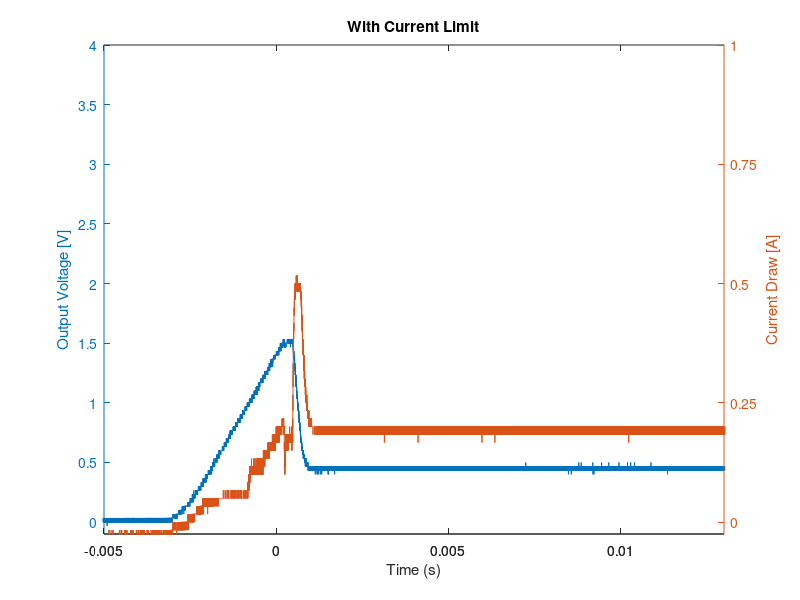
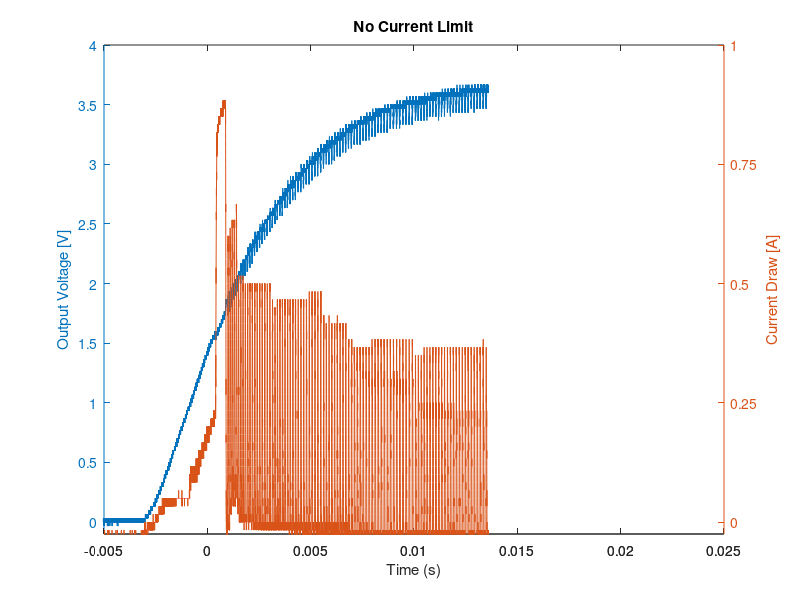

These figures' MATLAB source, in order:
clear all; close all; clc;

to_tikz = 0;

% NO CURRENT LIMIT DATA
C1_nolimit = csvread('C1joint-board-startup-no-limit00000.txt',5,0);
C3_nolimit = csvread('C3joint-board-startup-no-limit00000.txt',5,0);


time_C1_nolimit = C1_nolimit(:,1);
data_C1_nolimit = C1_nolimit(:,2);

time_C3_nolimit = C3_nolimit(:,1);
data_C3_nolimit = C3_nolimit(:,2);


% CURRENT LIMIT DATA
C1_limit = csvread('C1joint-board-startup-w-limit00000.txt',5,0);
C3_limit = csvread('C3joint-board-startup-w-limit00000.txt',5,0);

time_C1_limit = C1_limit(:,1);
data_C1_limit = C1_limit(:,2);

time_C3_limit = C3_limit(:,1);
data_C3_limit = C3_limit(:,2);

figure(1)
[fig1,hLine1,hLine2] = plotyy(time_C1_limit, data_C1_limit, time_C3_limit, data_C3_limit)
title('With Current Limit')

xlabel('Time (s)')

ylabel(fig1(1),'Output Voltage [V]') % left y-axis 
ylabel(fig1(2),'Current Draw [A]') % right y-axis


set(fig1(1),'XLim',[-5*10^(-3) 13*10^(-3)])
set(fig1(2),'XLim',[-5*10^(-3) 13*10^(-3)])
set(fig1(1),'YLim',[-0.1 4])
set(fig1(2),'YLim',[-0.025 1])
set(fig1(1),'YTick',0:0.5:4)
set(fig1(2),'YTick',0:0.25:1)

if to_tikz == 1
    cleanfigure();
   matlab2tikz('joint_board_test_fig1.tex'); 
end

figure(2)
[fig2,hLine1,hLine2] = plotyy(time_C1_nolimit, data_C1_nolimit, time_C3_nolimit, data_C3_nolimit)
title('No Current Limit')

xlabel('Time (s)')

ylabel(fig2(1),'Output Voltage [V]') % left y-axis 
ylabel(fig2(2),'Current Draw [A]') % right y-axis


%set(fig2(1),'XLim',[-5*10^(-3) 13*10^(-3)])
%set(fig2(2),'XLim',[-5*10^(-3) 13*10^(-3)])
set(fig2(1),'XLim',[-5*10^(-3) 25*10^(-3)])
set(fig2(2),'XLim',[-5*10^(-3) 25*10^(-3)])
set(fig2(1),'YLim',[-0.1 4])
set(fig2(2),'YLim',[-0.025 1])
set(fig2(1),'YTick',0:0.5:4)
set(fig2(2),'YTick',0:0.25:1)

if to_tikz == 1
    cleanfigure();
   matlab2tikz('joint_board_test_fig2.tex'); 
end
